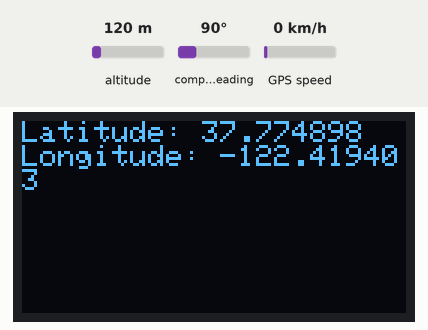
This sketch was run on a simulated Arduino Mega 2560, built with avr-gcc and run on an emulated ATmega2560. Shown: 128×64 one-colour display. Inputs (shaded band) come from the test bench; at power-on: altitude 120 m, compass heading 90°, GPS speed 0 km/h. The GPS gets a fix after 3 s at 37.7749, -122.4194 with 8 satellites.

Above: at 3.2 s.

The sketch:

Oled_and_gps_code.ino
```cpp
#include <SPI.h>
#include <Adafruit_GFX.h>
#include <Adafruit_SSD1306.h>
#include <TinyGPS++.h>

#define OLED_RESET 4
Adafruit_SSD1306 display(OLED_RESET);

#define GPS_SERIAL Serial1

TinyGPSPlus gps;

void setup() {
  Serial.begin(9600);
  GPS_SERIAL.begin(9600);
  display.begin(SSD1306_SWITCHCAPVCC, 0x3C);

  display.clearDisplay();
  display.display();
}

void loop() {
  while (GPS_SERIAL.available() > 0) {
    if (gps.encode(GPS_SERIAL.read())) {
      display.clearDisplay();
      display.setTextSize(1);
      display.setTextColor(WHITE);
      display.setCursor(0,0);

      if (gps.location.isValid()) {
        display.print("Latitude: ");
        display.println(gps.location.lat(), 6);
        display.print("Longitude: ");
        display.println(gps.location.lng(), 6);
      } else {
        display.println("Waiting for GPS...");
      }

      display.display();
    }
  }
}
```
